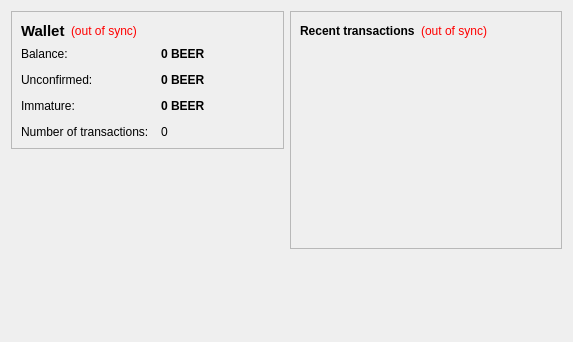
<?xml version="1.0" encoding="UTF-8"?>
<ui version="4.0">
 <class>OverviewPage</class>
 <widget class="QWidget" name="OverviewPage">
  <property name="geometry">
   <rect>
    <x>0</x>
    <y>0</y>
    <width>573</width>
    <height>342</height>
   </rect>
  </property>
  <property name="windowTitle">
   <string>Form</string>
  </property>
  <layout class="QHBoxLayout" name="horizontalLayout" stretch="1,1">
   <item>
    <layout class="QVBoxLayout" name="verticalLayout_2">
     <item>
      <widget class="QFrame" name="frame">
       <property name="frameShape">
        <enum>QFrame::StyledPanel</enum>
       </property>
       <property name="frameShadow">
        <enum>QFrame::Raised</enum>
       </property>
       <layout class="QVBoxLayout" name="verticalLayout_4">
        <item>
         <layout class="QHBoxLayout" name="horizontalLayout_4">
          <item>
           <widget class="QLabel" name="label_5">
            <property name="font">
             <font>
              <pointsize>11</pointsize>
              <weight>75</weight>
              <bold>true</bold>
             </font>
            </property>
            <property name="text">
             <string>Wallet</string>
            </property>
           </widget>
          </item>
          <item>
           <widget class="QLabel" name="labelWalletStatus">
            <property name="toolTip">
             <string>The displayed information may be out of date. Your wallet automatically synchronizes with the BeerMoney network after a connection is established, but this process has not completed yet.</string>
            </property>
            <property name="styleSheet">
             <string notr="true">QLabel { color: red; }</string>
            </property>
            <property name="text">
             <string notr="true">(out of sync)</string>
            </property>
            <property name="alignment">
             <set>Qt::AlignLeading|Qt::AlignLeft|Qt::AlignVCenter</set>
            </property>
           </widget>
          </item>
          <item>
           <spacer name="horizontalSpacer_2">
            <property name="orientation">
             <enum>Qt::Horizontal</enum>
            </property>
            <property name="sizeHint" stdset="0">
             <size>
              <width>40</width>
              <height>20</height>
             </size>
            </property>
           </spacer>
          </item>
         </layout>
        </item>
        <item>
         <layout class="QFormLayout" name="formLayout_2">
          <property name="fieldGrowthPolicy">
           <enum>QFormLayout::AllNonFixedFieldsGrow</enum>
          </property>
          <property name="horizontalSpacing">
           <number>12</number>
          </property>
          <property name="verticalSpacing">
           <number>12</number>
          </property>
          <item row="0" column="0">
           <widget class="QLabel" name="label">
            <property name="text">
             <string>Balance:</string>
            </property>
           </widget>
          </item>
          <item row="0" column="1">
           <widget class="QLabel" name="labelBalance">
            <property name="font">
             <font>
              <weight>75</weight>
              <bold>true</bold>
             </font>
            </property>
            <property name="cursor">
             <cursorShape>IBeamCursor</cursorShape>
            </property>
            <property name="toolTip">
             <string>Your current balance</string>
            </property>
            <property name="text">
             <string notr="true">0 BEER</string>
            </property>
            <property name="textInteractionFlags">
             <set>Qt::LinksAccessibleByMouse|Qt::TextSelectableByKeyboard|Qt::TextSelectableByMouse</set>
            </property>
           </widget>
          </item>
          <item row="1" column="0">
           <widget class="QLabel" name="label_3">
            <property name="text">
             <string>Unconfirmed:</string>
            </property>
           </widget>
          </item>
          <item row="1" column="1">
           <widget class="QLabel" name="labelUnconfirmed">
            <property name="font">
             <font>
              <weight>75</weight>
              <bold>true</bold>
             </font>
            </property>
            <property name="cursor">
             <cursorShape>IBeamCursor</cursorShape>
            </property>
            <property name="toolTip">
             <string>Total of transactions that have yet to be confirmed, and do not yet count toward the current balance</string>
            </property>
            <property name="text">
             <string notr="true">0 BEER</string>
            </property>
            <property name="textInteractionFlags">
             <set>Qt::LinksAccessibleByMouse|Qt::TextSelectableByKeyboard|Qt::TextSelectableByMouse</set>
            </property>
           </widget>
          </item>
          <item row="3" column="0">
           <widget class="QLabel" name="label_2">
            <property name="text">
             <string>Number of transactions:</string>
            </property>
           </widget>
          </item>
          <item row="3" column="1">
           <widget class="QLabel" name="labelNumTransactions">
            <property name="toolTip">
             <string>Total number of transactions in wallet</string>
            </property>
            <property name="text">
             <string notr="true">0</string>
            </property>
           </widget>
          </item>
          <item row="2" column="0">
           <widget class="QLabel" name="labelImmatureText">
            <property name="text">
             <string>Immature:</string>
            </property>
           </widget>
          </item>
          <item row="2" column="1">
           <widget class="QLabel" name="labelImmature">
            <property name="font">
             <font>
              <weight>75</weight>
              <bold>true</bold>
             </font>
            </property>
            <property name="toolTip">
             <string>Mined balance that has not yet matured</string>
            </property>
            <property name="text">
             <string notr="true">0 BEER</string>
            </property>
            <property name="textInteractionFlags">
             <set>Qt::LinksAccessibleByMouse|Qt::TextSelectableByKeyboard|Qt::TextSelectableByMouse</set>
            </property>
           </widget>
          </item>
         </layout>
        </item>
       </layout>
      </widget>
     </item>
     <item>
      <spacer name="verticalSpacer">
       <property name="orientation">
        <enum>Qt::Vertical</enum>
       </property>
       <property name="sizeHint" stdset="0">
        <size>
         <width>20</width>
         <height>40</height>
        </size>
       </property>
      </spacer>
     </item>
     <item>
      <widget class="QLabel" name="label_6">
       <property name="text">
        <string/>
       </property>
       <property name="pixmap">
        <pixmap resource="../bitcoin.qrc">:/images/backg</pixmap>
       </property>
       <property name="scaledContents">
        <bool>false</bool>
       </property>
       <property name="alignment">
        <set>Qt::AlignCenter</set>
       </property>
       <property name="margin">
        <number>-2</number>
       </property>
      </widget>
     </item>
    </layout>
   </item>
   <item>
    <layout class="QVBoxLayout" name="verticalLayout_3">
     <item>
      <widget class="QFrame" name="frame_2">
       <property name="frameShape">
        <enum>QFrame::StyledPanel</enum>
       </property>
       <property name="frameShadow">
        <enum>QFrame::Raised</enum>
       </property>
       <layout class="QVBoxLayout" name="verticalLayout">
        <item>
         <layout class="QHBoxLayout" name="horizontalLayout_2">
          <item>
           <widget class="QLabel" name="label_4">
            <property name="text">
             <string>&lt;b&gt;Recent transactions&lt;/b&gt;</string>
            </property>
           </widget>
          </item>
          <item>
           <widget class="QLabel" name="labelTransactionsStatus">
            <property name="toolTip">
             <string>The displayed information may be out of date. Your wallet automatically synchronizes with the BeerMoney network after a connection is established, but this process has not completed yet.</string>
            </property>
            <property name="styleSheet">
             <string notr="true">QLabel { color: red; }</string>
            </property>
            <property name="text">
             <string notr="true">(out of sync)</string>
            </property>
            <property name="alignment">
             <set>Qt::AlignRight|Qt::AlignTrailing|Qt::AlignVCenter</set>
            </property>
           </widget>
          </item>
          <item>
           <spacer name="horizontalSpacer">
            <property name="orientation">
             <enum>Qt::Horizontal</enum>
            </property>
            <property name="sizeHint" stdset="0">
             <size>
              <width>40</width>
              <height>20</height>
             </size>
            </property>
           </spacer>
          </item>
         </layout>
        </item>
        <item>
         <widget class="QListView" name="listTransactions">
          <property name="styleSheet">
           <string notr="true">QListView { background: transparent; }</string>
          </property>
          <property name="frameShape">
           <enum>QFrame::NoFrame</enum>
          </property>
          <property name="verticalScrollBarPolicy">
           <enum>Qt::ScrollBarAlwaysOff</enum>
          </property>
          <property name="horizontalScrollBarPolicy">
           <enum>Qt::ScrollBarAlwaysOff</enum>
          </property>
          <property name="selectionMode">
           <enum>QAbstractItemView::NoSelection</enum>
          </property>
         </widget>
        </item>
       </layout>
      </widget>
     </item>
     <item>
      <spacer name="verticalSpacer_2">
       <property name="orientation">
        <enum>Qt::Vertical</enum>
       </property>
       <property name="sizeHint" stdset="0">
        <size>
         <width>20</width>
         <height>40</height>
        </size>
       </property>
      </spacer>
     </item>
    </layout>
   </item>
  </layout>
 </widget>
 <resources/>
 <connections/>
</ui>
